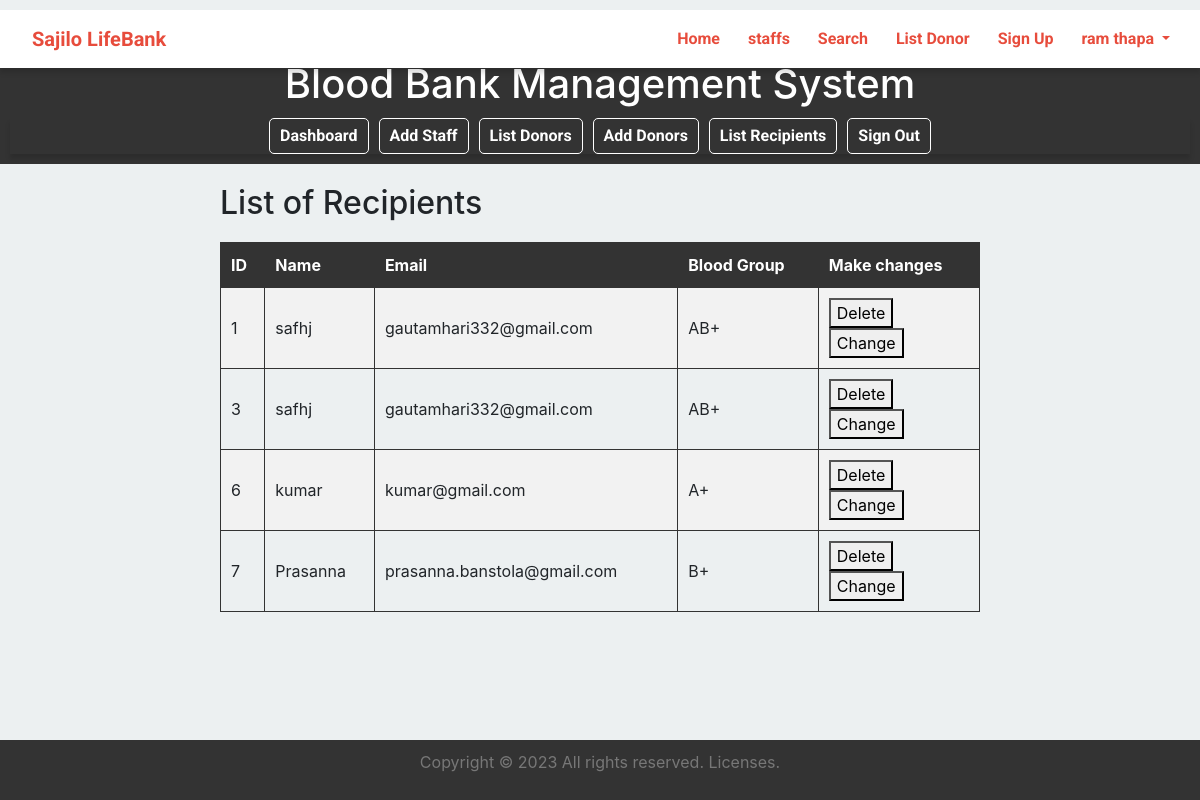
/listrecipients.php (signed in), run on the app's committed database.
### tables this page shows
CREATE TABLE `staff` (
  `id` int NOT NULL,
  `name` varchar(255) NOT NULL,
  `email` varchar(255) NOT NULL,
  `password` varchar(255) NOT NULL,
  `role_id` int NOT NULL DEFAULT '2'
);

CREATE TABLE `receptionists` (
  `id` int NOT NULL,
  `name` varchar(255) NOT NULL,
  `email` varchar(255) NOT NULL,
  `password` varchar(255) NOT NULL,
  `blood_type` varchar(10) NOT NULL,
  `role_id` int NOT NULL DEFAULT '3'
);

### listrecipients.php (the view, shortened to what this page needs)
<?php
include 'include/header.php';
include 'include/config.php';
$sql = "SELECT * FROM receptionists";
$result = $conn->query($sql);
?>
<!DOCTYPE html>
<html>
<head>
	<link rel="stylesheet" type="text/css" href="listrecipientsstyle.css">
</head>
<body>
	<header>
		<h1>Blood Bank Management System</h1>
		<nav>
			<a href="dashboard.php">Dashboard</a>
			<a href="staff.php">Add Staff</a>
			<a href="listdonor.php">List Donors</a>
			<a href="donate.php">Add Donors</a>
			<a href="listrecipients.php">List Recipients</a>
			<a href="include/logout.php">Sign Out</a>
		</nav>
	</header>
	<main>
		<h2>List of Recipients</h2>
		<table>
			<tr>
				<th>ID</th>
				<th>Name</th>
				<th>Email</th>
				<th>Blood Group</th>
				<th>Make changes</th>
			</tr>
			<?php
			if ($result->num_rows > 0) {
				while ($row = $result->fetch_assoc()) {
					echo "<tr>";
					echo "<td>".$row["id"]."</td>";
					echo "<td>".$row["name"]."</td>";
					echo "<td>".$row["email"]."</td>";
					echo "<td>".$row["blood_type"]."</td>";
					echo "<td>";
					echo "<form action='receivedelete.php' method='POST'>";
					echo "<button type='submit' name='delete'>Delete</button>";
					echo "</form>";
					echo "<form action='receiveupdate.php' method='POST'>";
					echo "<button type='submit' name='edit'>Change</button>";
					echo "</form>";
					echo "</td>";
					echo "</tr>";
				}
			} else {
				echo "<tr><td colspan='6'>No recipients found</td></tr>";
			}
			?>
		</table>
	</main>
	<footer>
		<p>Copyright &copy; <?php echo date("Y"); ?>
		All rights reserved. Licenses.</p>
	</footer>
</body>
</html>

### include/staffnav.php (shortened to what this page needs)
<nav id="mainNav" class="navbar fixed-top navbar-default navbar-expand-lg navbar-light bg-light">
  <a class="navbar-brand" href="./index.php">Sajilo LifeBank</a>
  <div class="collapse navbar-collapse" id="navbarTogglerDemo02">
    <ul class="navbar-nav form-inline my-2 my-lg-0">
      <li class="nav-item">
        <a class="nav-link" href="index.php">Home</a>
      </li>
      <li class="nav-item">
        <a class="nav-link" href="staff.php">staffs</a>
      </li>
      <li class="nav-item">
        <a class="nav-link" href="search.php">Search</a>
      </li>
      <li class="nav-item">
        <a class="nav-link" href="listdonor.php">List Donor</a>
      </li>
      <li class="nav-item">
        <a class="nav-link" href="signuppages.php">Sign Up</a>
       </li>
      <li class="nav-item dropdown">
        <a class="nav-link dropdown-toggle" href="#" id="navbarDropdownMenuLink" role="button" data-toggle="dropdown" aria-haspopup="true" aria-expanded="false">
        <?php
        if(isset($_SESSION['loggedin']))
         {
  $id = $_SESSION['id'];
  $query = "SELECT name FROM staff WHERE id = $id";
  $result = mysqli_query($conn, $query);
  if(mysqli_num_rows($result) > 0) {
    $row = mysqli_fetch_assoc($result);
    $staff_name = $row['name'];
  }
}
echo $staff_name; ?>
        </a>
      </li>
    </ul>
  </div>
</nav>

### css/styles.css (style rules this page uses)
body { background: #f1f4f7; padding-top: 50px; color: #5f6468; font-family: "Roboto", sans-serif; }
p { color: #777; }
a, a:hover, a:focus { color: #e74c3c; }
h1, h2, h3, h4, h5, h6 { color: #5f6468; }
h1 { font-weight: 300; font-size: 40px; }
h2 { font-weight: 300; margin-bottom: 20px; }
.navbar-nav li a { color: #e74c3c !important; }

### css/custom.css (style rules this page uses)
.navbar-brand, .nav-link { color: #e74c3c !important; }
.navbar-default { background-color: white !important; border-color: rgba(34, 34, 34, 0.05); font-family: 'Roboto', 'Helvetica Neue', Arial, sans-serif; -webkit-transition: all 0.35s; -moz-transition: all 0.35s; transition: all 0.35s; }
@media (min-width: 768px) { .navbar-default { background-color: white !important; border-color: rgba(255, 255, 255, 0.3); } }
nav { -webkit-box-shadow: 0px 5px 5px 0px rgba(0,0,0,0.14); -moz-box-shadow: 0px 5px 5px 0px rgba(0,0,0,0.14); box-shadow: 0px 5px 5px 0px rgba(0,0,0,0.14); font-family: 'Roboto', sans-serif; font-weight: 600; }
body { background-color: #ecf0f1; width: 100%; overflow-x: hidden; }

### listrecipientsstyle.css (style rules this page uses)
header { background-color: #333; color: #fff; padding: 10px; text-align: center; }
h1 { margin: 0; }
nav { display: flex; justify-content: center; margin-top: 10px; }
nav a { color: #fff; padding: 5px 10px; text-decoration: none; border: 1px solid #fff; margin: 0 5px; border-radius: 5px; font-weight: bold; }
main { max-width: 800px; margin: auto; padding: 20px; }
h2 { margin-top: 0; }
table { width: 100%; border-collapse: collapse; margin-top: 20px; }
th, td { padding: 10px; border: 1px solid #333; }
th { background-color: #333; color: #fff; text-align: left; }
tr:nth-child(even) { background-color: #f2f2f2; }
footer { background-color: #333; color: #fff; padding: 10px; text-align: center; position: fixed; bottom: 0; width: 100%; }

### data on the page
staff: name "ram thapa"
receptionists: id "1", name "safhj", email "gautamhari332@gmail.com", blood_type "AB+"
receptionists: id "3", name "safhj", email "gautamhari332@gmail.com", blood_type "AB+"
receptionists: id "6", name "kumar", email "kumar@gmail.com", blood_type "A+"
receptionists: id "7", name "Prasanna", email "prasanna.banstola@gmail.com", blood_type "B+"
